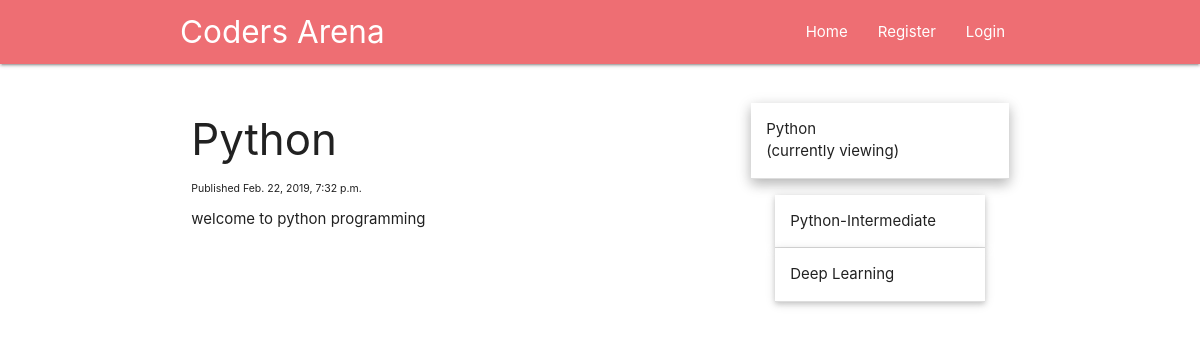
/python-fundamentals, run on the app's committed database.
### main/models.py (models this page shows, shortened)
class Tutorial(models.Model):
	tutorial_title=models.CharField(max_length=200)
	tutorial_content=models.TextField()
	tutorial_series = models.ForeignKey(TutorialSeries, default=1, verbose_name="Series", on_delete=models.SET_DEFAULT)
	tutorial_published=models.DateTimeField("date published",default=datetime.now())
	tutorial_slug = models.CharField(max_length=200, default=1)
	"""docstring for Tutorial"""

### main/views.py (the view, shortened to what this page needs)
# urls.py: path("<single_slug>", views.single_slug, name="single_slug"),
def single_slug(request, single_slug):
    categories = [c.category_slug for c in TutorialCategory.objects.all()]
    tutorials = [t.tutorial_slug for t in Tutorial.objects.all()]
    if single_slug in tutorials:
        this_tutorial = Tutorial.objects.get(tutorial_slug=single_slug)
        tutorials_from_series = Tutorial.objects.filter(tutorial_series__tutorial_series=this_tutorial.tutorial_series).order_by('tutorial_published')
        this_tutorial_idx = list(tutorials_from_series).index(this_tutorial)
        return render(request=request,
                      template_name='main/tutorial.html',
                      context={"tutorial":this_tutorial,
                               "sidebar": tutorials_from_series,
                               "this_tut_idx": this_tutorial_idx})
    return HttpResponse(f"'{single_slug}' does not correspond to anything we know of!")

### main/models.py (called while the page is built)
	def __str__(self):
		return self.tutorial_series

### main/templates/main/tutorial.html (shortened to what this page needs)
{% extends 'main/header.html' %}
{% block content %}
    <div class="row">
        <div class="col s12, m8, l8">
            <h3>{{tutorial.tutorial_title}}</h3>
            <p style="font-size:70%">Published {{tutorial.tutorial_published}}</p>
            {{tutorial.tutorial_content|safe}}
        </div>
        <div class="col s12 m4 l4">
            <ul class="collapsible popout">
                {% for tutorial in sidebar %}
                    {% if forloop.counter0 == this_tut_idx %}
                        <li class="active">
                            <div class="collapsible-header">{{tutorial.tutorial_title}}<br>(currently viewing)</div>
                        </li>
                    {% else %}
                        <li>
                            <div class="collapsible-header">{{tutorial.tutorial_title}}</div>
                        </li>
                    {% endif %}
                {% endfor %}
            </ul>
        </div>
    </div>
{% endblock %}

### data on the page
Tutorial: tutorial_title "Python", tutorial_published "Feb. 22, 2019, 7:32 p.m.", tutorial_content "welcome to python programming"
Tutorial: tutorial_title "Python-Intermediate"
Tutorial: tutorial_title "Deep Learning"
